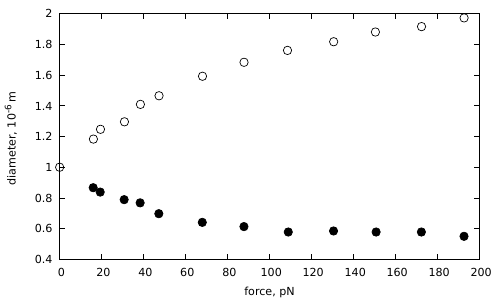

Write the gnuplot code that produced this figure.
o = "str"

set term pdf mono
set output o . ".pdf"
print "write: " . o . ".pdf"

set xlabel "force, pN"
set ylabel "diameter, 10^{-6} m "

set key left
plot [0:] "up.txt" w p ps 1 pt 6 t "", "do.txt" w p ps 1 pt 7 t ""
